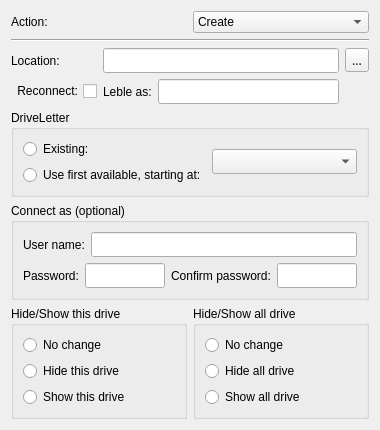
<?xml version="1.0" encoding="UTF-8"?>
<ui version="4.0">
 <class>MappedDrivesWidget</class>
 <widget class="QWidget" name="MappedDrivesWidget">
  <property name="geometry">
   <rect>
    <x>0</x>
    <y>0</y>
    <width>380</width>
    <height>411</height>
   </rect>
  </property>
  <property name="windowTitle">
   <string>Form</string>
  </property>
  <layout class="QGridLayout" name="gridLayout_3">
   <item row="0" column="0">
    <layout class="QHBoxLayout" name="horizontalLayout_4">
     <item>
      <widget class="QLabel" name="actionLabel">
       <property name="text">
        <string>Action:</string>
       </property>
       <property name="buddy">
        <cstring>actionComboBox</cstring>
       </property>
      </widget>
     </item>
     <item>
      <widget class="QComboBox" name="actionComboBox">
       <property name="currentText">
        <string>Create</string>
       </property>
       <item>
        <property name="text">
         <string>Create</string>
        </property>
       </item>
       <item>
        <property name="text">
         <string>Update</string>
        </property>
       </item>
       <item>
        <property name="text">
         <string>Delete</string>
        </property>
       </item>
      </widget>
     </item>
    </layout>
   </item>
   <item row="1" column="0">
    <widget class="Line" name="line">
     <property name="font">
      <font>
       <family>Sans Serif</family>
       <pointsize>9</pointsize>
      </font>
     </property>
     <property name="orientation">
      <enum>Qt::Horizontal</enum>
     </property>
    </widget>
   </item>
   <item row="2" column="0">
    <layout class="QGridLayout" name="gridLayout">
     <item row="1" column="0">
      <widget class="QCheckBox" name="checkBox_4">
       <property name="layoutDirection">
        <enum>Qt::RightToLeft</enum>
       </property>
       <property name="autoFillBackground">
        <bool>false</bool>
       </property>
       <property name="text">
        <string>Reconnect:</string>
       </property>
      </widget>
     </item>
     <item row="0" column="0">
      <widget class="QLabel" name="label_2">
       <property name="text">
        <string>Location:</string>
       </property>
       <property name="buddy">
        <cstring>lineEdit</cstring>
       </property>
      </widget>
     </item>
     <item row="1" column="1">
      <widget class="QLabel" name="label_3">
       <property name="text">
        <string>Leble as:</string>
       </property>
       <property name="buddy">
        <cstring>lineEdit_2</cstring>
       </property>
      </widget>
     </item>
     <item row="1" column="2">
      <widget class="QLineEdit" name="lineEdit_2">
       <property name="font">
        <font>
         <family>Sans Serif</family>
        </font>
       </property>
       <property name="text">
        <string/>
       </property>
      </widget>
     </item>
     <item row="0" column="3">
      <widget class="QToolButton" name="toolButton">
       <property name="font">
        <font>
         <family>Sans Serif</family>
        </font>
       </property>
       <property name="text">
        <string>...</string>
       </property>
      </widget>
     </item>
     <item row="0" column="1" colspan="2">
      <widget class="QLineEdit" name="lineEdit">
       <property name="font">
        <font>
         <family>Sans Serif</family>
        </font>
       </property>
       <property name="text">
        <string/>
       </property>
      </widget>
     </item>
    </layout>
   </item>
   <item row="3" column="0">
    <widget class="QGroupBox" name="groupBox">
     <property name="title">
      <string>DriveLetter</string>
     </property>
     <layout class="QVBoxLayout" name="verticalLayout_4">
      <item>
       <layout class="QHBoxLayout" name="horizontalLayout_3">
        <item>
         <layout class="QVBoxLayout" name="verticalLayout_3">
          <item>
           <widget class="QRadioButton" name="radioButton_2">
            <property name="text">
             <string>Existing:</string>
            </property>
           </widget>
          </item>
          <item>
           <widget class="QRadioButton" name="radioButton">
            <property name="text">
             <string>Use first available, starting at:</string>
            </property>
           </widget>
          </item>
         </layout>
        </item>
        <item>
         <widget class="QComboBox" name="comboBox_2">
          <property name="font">
           <font>
            <family>Sans Serif</family>
            <pointsize>9</pointsize>
           </font>
          </property>
         </widget>
        </item>
       </layout>
      </item>
     </layout>
    </widget>
   </item>
   <item row="4" column="0">
    <widget class="QGroupBox" name="groupBox_2">
     <property name="title">
      <string>Connect as (optional)</string>
     </property>
     <layout class="QGridLayout" name="gridLayout_2">
      <item row="0" column="0">
       <widget class="QLabel" name="label_4">
        <property name="text">
         <string>User name:</string>
        </property>
        <property name="buddy">
         <cstring>lineEdit_4</cstring>
        </property>
       </widget>
      </item>
      <item row="0" column="1">
       <widget class="QLineEdit" name="lineEdit_4">
        <property name="font">
         <font>
          <family>Sans Serif</family>
          <pointsize>9</pointsize>
         </font>
        </property>
        <property name="text">
         <string/>
        </property>
       </widget>
      </item>
      <item row="1" column="0" colspan="2">
       <layout class="QHBoxLayout" name="horizontalLayout">
        <item>
         <widget class="QLabel" name="label_6">
          <property name="text">
           <string>Password:</string>
          </property>
          <property name="buddy">
           <cstring>lineEdit_5</cstring>
          </property>
         </widget>
        </item>
        <item>
         <widget class="QLineEdit" name="lineEdit_5">
          <property name="font">
           <font>
            <family>Sans Serif</family>
            <pointsize>9</pointsize>
           </font>
          </property>
          <property name="text">
           <string/>
          </property>
         </widget>
        </item>
        <item>
         <widget class="QLabel" name="label_5">
          <property name="text">
           <string>Confirm password:</string>
          </property>
          <property name="buddy">
           <cstring>lineEdit_3</cstring>
          </property>
         </widget>
        </item>
        <item>
         <widget class="QLineEdit" name="lineEdit_3">
          <property name="font">
           <font>
            <family>Sans Serif</family>
            <pointsize>9</pointsize>
           </font>
          </property>
          <property name="text">
           <string/>
          </property>
         </widget>
        </item>
       </layout>
      </item>
     </layout>
    </widget>
   </item>
   <item row="5" column="0">
    <layout class="QHBoxLayout" name="horizontalLayout_2">
     <item>
      <widget class="QGroupBox" name="groupBox_3">
       <property name="title">
        <string>Hide/Show this drive</string>
       </property>
       <layout class="QVBoxLayout" name="verticalLayout">
        <item>
         <widget class="QRadioButton" name="radioButton_3">
          <property name="text">
           <string>No change</string>
          </property>
         </widget>
        </item>
        <item>
         <widget class="QRadioButton" name="radioButton_4">
          <property name="text">
           <string>Hide this drive</string>
          </property>
         </widget>
        </item>
        <item>
         <widget class="QRadioButton" name="radioButton_5">
          <property name="text">
           <string>Show this drive</string>
          </property>
         </widget>
        </item>
       </layout>
      </widget>
     </item>
     <item>
      <widget class="QGroupBox" name="groupBox_5">
       <property name="title">
        <string>Hide/Show all drive</string>
       </property>
       <layout class="QVBoxLayout" name="verticalLayout_2">
        <item>
         <widget class="QRadioButton" name="radioButton_6">
          <property name="text">
           <string>No change</string>
          </property>
         </widget>
        </item>
        <item>
         <widget class="QRadioButton" name="radioButton_7">
          <property name="text">
           <string>Hide all drive</string>
          </property>
         </widget>
        </item>
        <item>
         <widget class="QRadioButton" name="radioButton_8">
          <property name="text">
           <string>Show all drive</string>
          </property>
         </widget>
        </item>
       </layout>
      </widget>
     </item>
    </layout>
   </item>
  </layout>
 </widget>
 <resources/>
 <connections/>
</ui>
